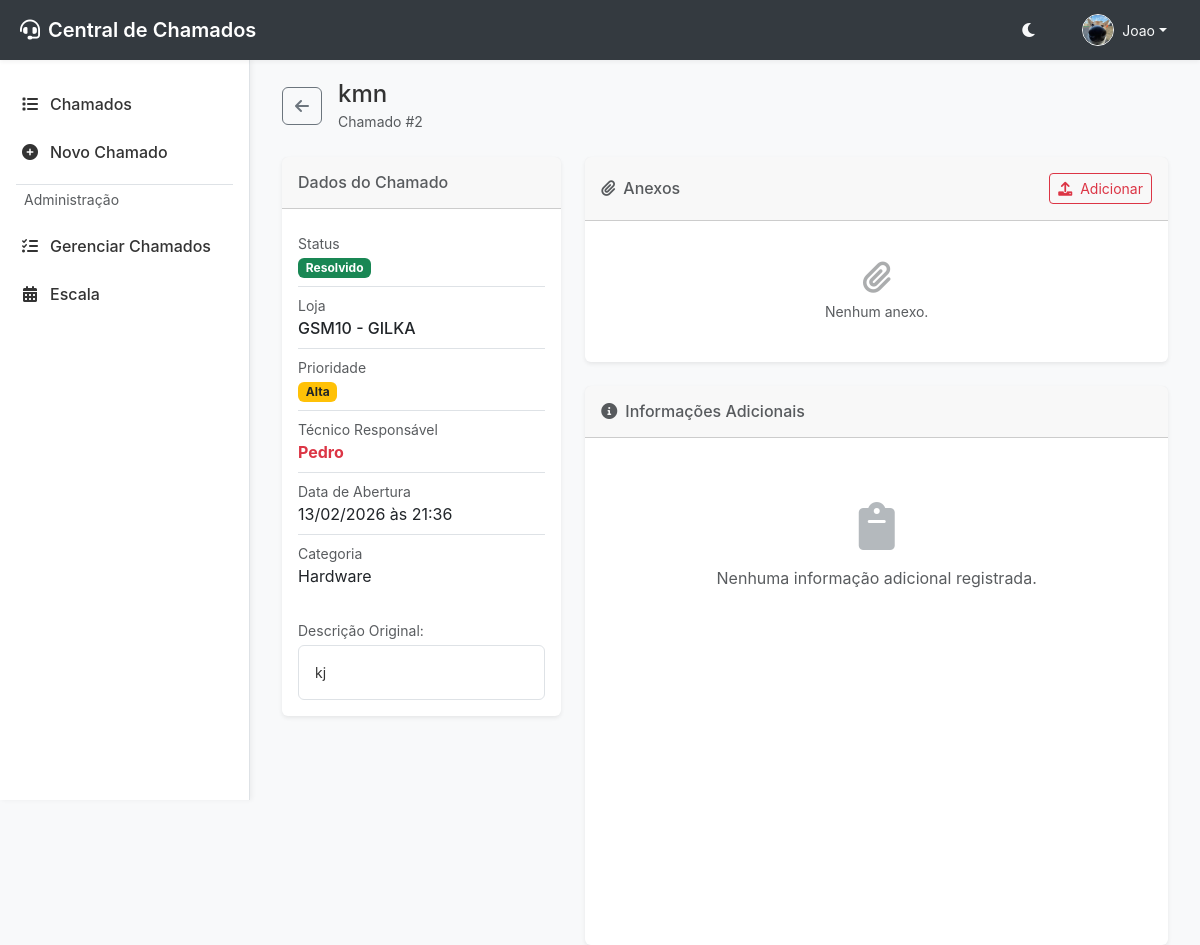
Page /chamado/2 (signed in) on the committed database.
### app/models.py (models this page shows, shortened)
class User(UserMixin, db.Model):
    __tablename__ = 'users'
    id = db.Column(db.Integer, primary_key=True)
    username = db.Column(db.String(64), index=True, unique=True, nullable=False)
    email = db.Column(db.String(120), index=True, unique=True, nullable=False)
    password_hash = db.Column(db.String(256))
    role = db.Column(db.String(20), default='user', index=True) # user, technician, admin, manager, supervisor
    is_technician = db.Column(db.Boolean, default=False, index=True) # Secondary flag to allow admins/managers to act as technicians
    department = db.Column(db.String(100), index=True)
    profile_image = db.Column(db.String(255))
    is_active = db.Column(db.Boolean, default=True, index=True)
    created_at = db.Column(db.DateTime, default=datetime.utcnow)

### app/modules/chamados/models.py (models this page shows, shortened)
class Ticket(db.Model):
    __tablename__ = 'tickets'
    id = db.Column(db.Integer, primary_key=True)
    title = db.Column(db.String(100), nullable=False)
    description = db.Column(db.Text, nullable=False)
    status = db.Column(db.String(20), default='novo', index=True) # novo, aberto, pendente, resolvido, fechado
    priority = db.Column(db.String(20), default='media', index=True) # baixa, media, alta, critica
    category = db.Column(db.String(50))
    created_at = db.Column(db.DateTime, default=datetime.utcnow, index=True)
    updated_at = db.Column(db.DateTime, default=datetime.utcnow, onupdate=datetime.utcnow)
    due_date = db.Column(db.DateTime, nullable=True)
    closed_at = db.Column(db.DateTime, nullable=True)
    additional_info = db.Column(db.Text, nullable=True)
    attachment = db.Column(db.String(255), nullable=True)
    requester_id = db.Column(db.Integer, db.ForeignKey('users.id'), nullable=False, index=True)
    technician_id = db.Column(db.Integer, db.ForeignKey('users.id'), nullable=True, index=True)
    store_id = db.Column(db.Integer, db.ForeignKey('stores.id'), nullable=True, index=True)
    requester = db.relationship('User', foreign_keys=[requester_id], backref='tickets_requested')
    technician = db.relationship('User', foreign_keys=[technician_id], backref='tickets_assigned')
    store = db.relationship('Store', backref='tickets')
    tags = db.relationship('Tag', secondary=ticket_tags, backref=db.backref('tickets', lazy='dynamic'))

### app/modules/lojas/models.py (models this page shows, shortened)
class Store(db.Model):
    __tablename__ = 'stores'
    id = db.Column(db.Integer, primary_key=True)
    name = db.Column(db.String(100), unique=True, nullable=False, index=True)
    cnpj = db.Column(db.String(20))
    address = db.Column(db.String(200))
    manager = db.Column(db.String(100))

### app/modules/chamados/routes.py (the view)
@chamados_bp.route('/chamado/<int:id>')
@login_required
def ver_chamado(id):
    ticket = service.get_ticket(id)
    return render_template('chamado_detalhe.html', ticket=ticket)

### app/modules/chamados/repository.py (called while the page is built)
    def find_by_id(self, id):
        return db.session.get(Ticket, id)

### app/modules/chamados/service.py (called while the page is built)
    def get_ticket(self, id):
        return self.repository.find_by_id(id)

### app/templates/chamado_detalhe.html (shortened to what this page needs)
{% extends "base.html" %}
{% block content %}
<div class="d-flex justify-content-between align-items-center mb-4 flex-wrap gap-2">
    <div class="d-flex align-items-center">
        <a href="{{ url_for('chamados.listar_chamados') }}" class="btn btn-outline-secondary me-3"><i class="fas fa-arrow-left"></i></a>
        <div>
            <h4 class="mb-0 text-break">{{ ticket.title }}</h4>
            <span class="text-muted small">Chamado #{{ ticket.id }}</span>
        </div>
    </div>
</div>
<div class="row g-4">
    <div class="col-md-4">
        <div class="card border-0 shadow-sm h-100">
            <div class="card-header py-3">
                <h6 class="mb-0 text-muted">Dados do Chamado</h6>
            </div>
            <div class="card-body">
                <ul class="list-group list-group-flush">
                    <li class="list-group-item px-0">
                        <small class="text-muted d-block">Status</small>
                        {% set status_color = 'info' if ticket.status == 'novo' else
                                              'primary' if ticket.status == 'em_analise' else
                                              'warning' if ticket.status == 'aguardando_peca' else
                                              'success' if ticket.status == 'resolvido' else
                                              'danger' if ticket.status == 'nao_resolvido' else
                                              'secondary' %}
                        <span class="badge bg-{{ status_color }}">{{ ticket.status|replace('_', ' ')|capitalize }}</span>
                    </li>
                    <li class="list-group-item px-0">
                        <small class="text-muted d-block">Loja</small>
                        <span class="fw-medium">{{ ticket.store.name if ticket.store else 'Não informado' }}</span>
                    </li>
                    <li class="list-group-item px-0">
                        <small class="text-muted d-block">Prioridade</small>
                        <span class="badge bg-{{ 'danger' if ticket.priority == 'critica' else 'warning' if ticket.priority == 'alta' else 'info' if ticket.priority == 'media' else 'secondary' }} text-dark">{{ ticket.priority|capitalize }}</span>
                    </li>
                    <li class="list-group-item px-0">
                        <small class="text-muted d-block">Técnico Responsável</small>
                        {% if ticket.technician %}
                        <span class="text-primary fw-bold">{{ ticket.technician.username }}</span>
                        {% elif ticket.technician_id %}
                        <span class="text-danger small">ID: {{ ticket.technician_id }} (Usuário não encontrado)</span>
                        {% else %}
                        <span class="text-muted fst-italic">Não atribuído</span>
                        <a href="#" class="small ms-2 text-decoration-none">Atribuir a mim</a>
                        {% endif %}
                    </li>
                    <li class="list-group-item px-0">
                        <small class="text-muted d-block">Data de Abertura</small>
                        <span>{{ ticket.created_at.strftime('%d/%m/%Y às %H:%M') }}</span>
                    </li>
                    <li class="list-group-item px-0">
                        <small class="text-muted d-block">Categoria</small>
                        <span>{{ ticket.category|capitalize }}</span>
                    </li>
                </ul>
                <div class="mt-4">
                    <small class="text-muted d-block mb-1">Descrição Original:</small>
                    <div class="p-3 info-box rounded">
                        <p class="mb-0 small">{{ ticket.description }}</p>
                    </div>
                </div>
            </div>
        </div>
    </div>
    <div class="col-md-8">
        <div class="card border-0 shadow-sm mb-4">
            <div class="card-header py-3 d-flex justify-content-between align-items-center">
                <h6 class="mb-0 text-muted"><i class="fas fa-paperclip me-2"></i>Anexos</h6>
                {% if current_user.role in ['admin', 'manager', 'supervisor', 'tecnico'] %}
                <button class="btn btn-sm btn-outline-primary" data-bs-toggle="modal" data-bs-target="#modalUpload">
                    <i class="fas fa-upload me-1"></i> Adicionar
                </button>
                {% endif %}
            </div>
            <div class="card-body">
                {% if ticket.attachment %}
                    <div class="d-flex align-items-center p-3 border rounded bg-light">
                        {% set ext = ticket.attachment.split('.')[-1].lower() %}
                        {% if ext in ['jpg', 'jpeg', 'png', 'gif', 'webp'] %}
                            <div class="me-3" style="cursor: pointer;" data-bs-toggle="modal" data-bs-target="#modalImagePreview">
                                <img src="{{ url_for('static', filename='uploads/attachments/' + ticket.attachment) }}" alt="Anexo" class="rounded" style="width: 80px; height: 80px; object-fit: cover;">
                            </div>
                            <div class="flex-grow-1">
                                <h6 class="mb-1 text-break">{{ ticket.attachment }}</h6>
                                <small class="text-muted d-block mb-2">Imagem</small>
                                <button class="btn btn-sm btn-primary" data-bs-toggle="modal" data-bs-target="#modalImagePreview">
                                    <i class="fas fa-eye me-1"></i> Visualizar
                                </button>
                                <a href="{{ url_for('static', filename='uploads/attachments/' + ticket.attachment) }}" download class="btn btn-sm btn-outline-secondary ms-1">
                                    <i class="fas fa-download"></i>
                                </a>
                            </div>
                        {% else %}
                            <div class="me-3">
                                {% if ext == 'pdf' %}
                                    <i class="fas fa-file-pdf fa-3x text-danger"></i>
                                {% elif ext in ['xls', 'xlsx', 'csv'] %}
                                    <i class="fas fa-file-excel fa-3x text-success"></i>
                                {% elif ext in ['doc', 'docx'] %}
                                    <i class="fas fa-file-word fa-3x text-primary"></i>
                                {% else %}
                                    <i class="fas fa-file-alt fa-3x text-secondary"></i>
                                {% endif %}
                            </div>
                            <div class="flex-grow-1">
                                <h6 class="mb-1 text-break">{{ ticket.attachment }}</h6>
                                <small class="text-muted d-block mb-2">{{ ext|upper }}</small>
                                <a href="{{ url_for('static', filename='uploads/attachments/' + ticket.attachment) }}" target="_blank" class="btn btn-sm btn-primary">
                                    <i class="fas fa-external-link-alt me-1"></i> Abrir / Baixar
                                </a>
                            </div>
                        {% endif %}
                    </div>
                {% else %}
                    <div class="text-center text-muted py-4">
                        <i class="fas fa-paperclip fa-2x mb-2 opacity-50"></i>
                        <p class="mb-0 small">Nenhum anexo.</p>
                    </div>
                {% endif %}
            </div>
        </div>
        <div class="card border-0 shadow-sm h-100">
            <div class="card-header py-3 d-flex justify-content-between align-items-center">
                <h6 class="mb-0 text-muted"><i class="fas fa-info-circle me-2"></i>Informações Adicionais</h6>
            </div>
            <div class="card-body">
                {% if ticket.additional_info %}
                <div class="p-3 info-box rounded">
                    <p class="mb-0" style="white-space: pre-wrap;">{{ ticket.additional_info }}</p>
                </div>
                {% else %}
                <div class="text-center text-muted py-5">
                    <i class="fas fa-clipboard fa-3x mb-3 text-secondary opacity-50"></i>
                    <p>Nenhuma informação adicional registrada.</p>
                </div>
                {% endif %}
            </div>
        </div>
    </div>
</div>
{% endblock %}

### app/templates/base.html (shortened to what this page needs)
<!DOCTYPE html>
<html lang="pt-br">
<head>
    <link href="https://cdn.jsdelivr.net/npm/bootstrap@5.3.0/dist/css/bootstrap.min.css" rel="stylesheet">
    <link href="https://cdnjs.cloudflare.com/ajax/libs/font-awesome/6.0.0/css/all.min.css" rel="stylesheet">
    <link rel="stylesheet" href="{{ url_for('static', filename='css/style.css') }}?v=4">
    <link rel="stylesheet" href="{{ url_for('static', filename='css/mobile.css') }}?v=1">
</head>
<body>
    {% if current_user.is_authenticated %}
    <nav class="topbar">
        <div class="brand">
            <i class="fas fa-headset me-2"></i> Central de Chamados
        </div>
        <div class="user-menu">
            <button class="btn btn-link text-light p-0 me-3" id="theme-toggle" title="Alternar Tema">
                <i class="fas fa-moon"></i>
            </button>
            <div class="dropdown">
                <button class="btn btn-link text-light text-decoration-none dropdown-toggle d-flex align-items-center" type="button" id="userDropdown" data-bs-toggle="dropdown" aria-expanded="false">
                    {% if current_user.profile_image %}
                    <img src="{{ url_for('static', filename='uploads/profiles/' + current_user.profile_image) }}" alt="Avatar" class="rounded-circle border border-light" style="width: 32px; height: 32px; object-fit: cover;">
                    {% else %}
                    <i class="fas fa-user-circle fa-lg"></i>
                    {% endif %}
                    <span class="ms-2 small d-none d-md-inline">{{ current_user.username }}</span>
                </button>
            </div>
        </div>
    </nav>
    {% endif %}
    {% if current_user.is_authenticated %}
    <div class="sidebar bg-surface">
        <nav class="nav flex-column">
            <a class="nav-link {% if active_page == 'chamados' %}active{% endif %}" href="{{ url_for('chamados.listar_chamados') }}">
                <i class="fas fa-list"></i> Chamados
            </a>
            <a class="nav-link {% if active_page == 'novo_chamado' %}active{% endif %}" href="{{ url_for('chamados.novo_chamado') }}">
                <i class="fas fa-plus-circle"></i> Novo Chamado
            </a>
            {% if current_user.role in ['admin', 'manager', 'supervisor', 'tecnico'] %}
            <div class="border-top my-2 mx-3 text-muted small px-2 py-1">Administração</div>
            <a class="nav-link {% if active_page == 'gerenciar_chamados' %}active{% endif %}" href="{{ url_for('chamados.gerenciar_chamados') }}">
                <i class="fas fa-tasks"></i> Gerenciar Chamados
            </a>
            {% endif %}
            {% if current_user.role in ['admin', 'manager', 'supervisor', 'tecnico'] %}
            <a class="nav-link {% if active_page == 'escala' %}active{% endif %}" href="{{ url_for('escala.index') }}">
                <i class="fas fa-calendar-alt"></i> Escala
            </a>
            {% endif %}
        </nav>
    </div>
    {% endif %}
    <main class="main-content" {% if not current_user.is_authenticated %}style="margin-left: 0; padding-top: 20px;"{% endif %}>
        <div class="container-fluid">
            {% block content %}{% endblock %}
        </div>
    </main>
</body>
</html>

### rows in the picture
User: profile_image (picture), username "Joao"
Ticket: title "kmn", id "2", status "Resolvido", priority "Alta", created_at "13/02/2026 às 21:36", category "Hardware", description "kj"
Store: store "GSM10 - GILKA"
User: technician.username "Pedro"
